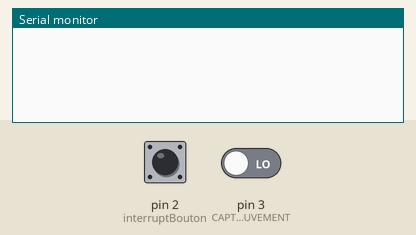
Simulated run of this sketch. Board: Arduino Uno, built with avr-gcc and run on an emulated ATmega328P. Shown: the last lines printed to the serial monitor. The test bench sets the inputs (shaded band); at power-on: pin 2 (interruptBouton) LOW, pin 3 (CAPTEUR_MOUVEMENT) LOW.

Above: at 1.2 s.
1.3 s: pin 2 (interruptBouton) pulled HIGH for 0.15 s
At 2.5 s:
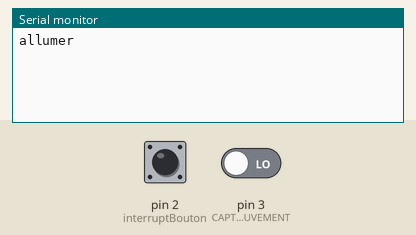
2.9 s: pin 3 (CAPTEUR_MOUVEMENT) driven HIGH
At 4.0 s:
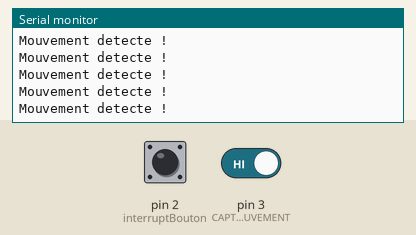
4.8 s: pin 2 (interruptBouton) pulled HIGH for 1 s
At 5.3 s:
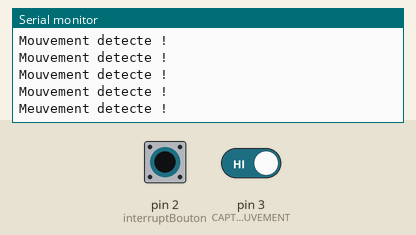
7.3 s: pin 2 (interruptBouton) pulled HIGH for 0.15 s
At 8.4 s:
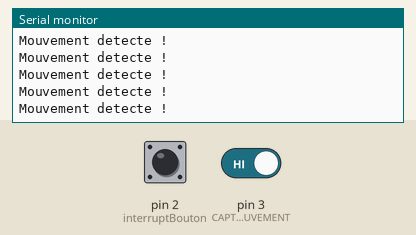
10.4 s: pin 2 (interruptBouton) pulled HIGH for 1 s
At 11.6 s:
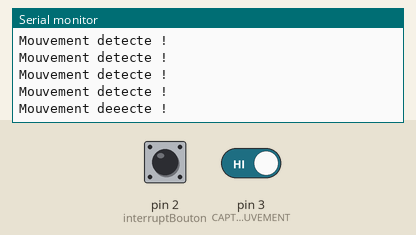
12.9 s: pin 2 (interruptBouton) pulled HIGH for 3.2 s
At 13.7 s:
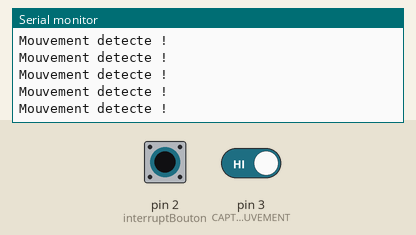

Measured:
- after the input at 1.3 s, the serial monitor: prints a new line at once (image 1)
- after the input at 2.9 s, the serial monitor: prints a new line at once (image 2)
- after the input at 4.8 s, the serial monitor: prints a new line after 0.07 s (image 3)
- after the input at 7.3 s, the serial monitor: prints a new line at once (image 4)
- after the input at 10.4 s, the serial monitor: prints a new line after 0.05 s (image 5)
- after the input at 12.9 s, the serial monitor: prints a new line at once (image 6)

The sketch:

CapteurMouv.ino
```cpp
#define CAPTEUR_MOUVEMENT 3

unsigned short interruptBouton=2;

bool boutonEteint=true;

bool boutonAllumer=false;

void setup()
{
  Serial.begin(9600);
  pinMode(CAPTEUR_MOUVEMENT, INPUT);
  pinMode(interruptBouton, INPUT);
  attachInterrupt(digitalPinToInterrupt(interruptBouton), interruptionBouton, RISING);
}

void loop()
{
  if(boutonAllumer==true){
    if(mouvementDetecte()== true){
      Serial.println("Mouvement detecte !");
    }
  }
}

boolean mouvementDetecte()
{
  int valeurCapteur = digitalRead(CAPTEUR_MOUVEMENT);
  if(valeurCapteur == HIGH)
  {
    return true;
  }
  else
  {
    return false;
  }
}

void interruptionBouton(){
  if (boutonEteint==true){    //Si les variables du bouton indique qu'il est éteint
    boutonEteint=false;       //On allume le bouton
    boutonAllumer=true;
    Serial.println("allumer");
  }
  else{
    boutonEteint=true;
    boutonAllumer=false;
    Serial.println("eteint");
  }
}
```
